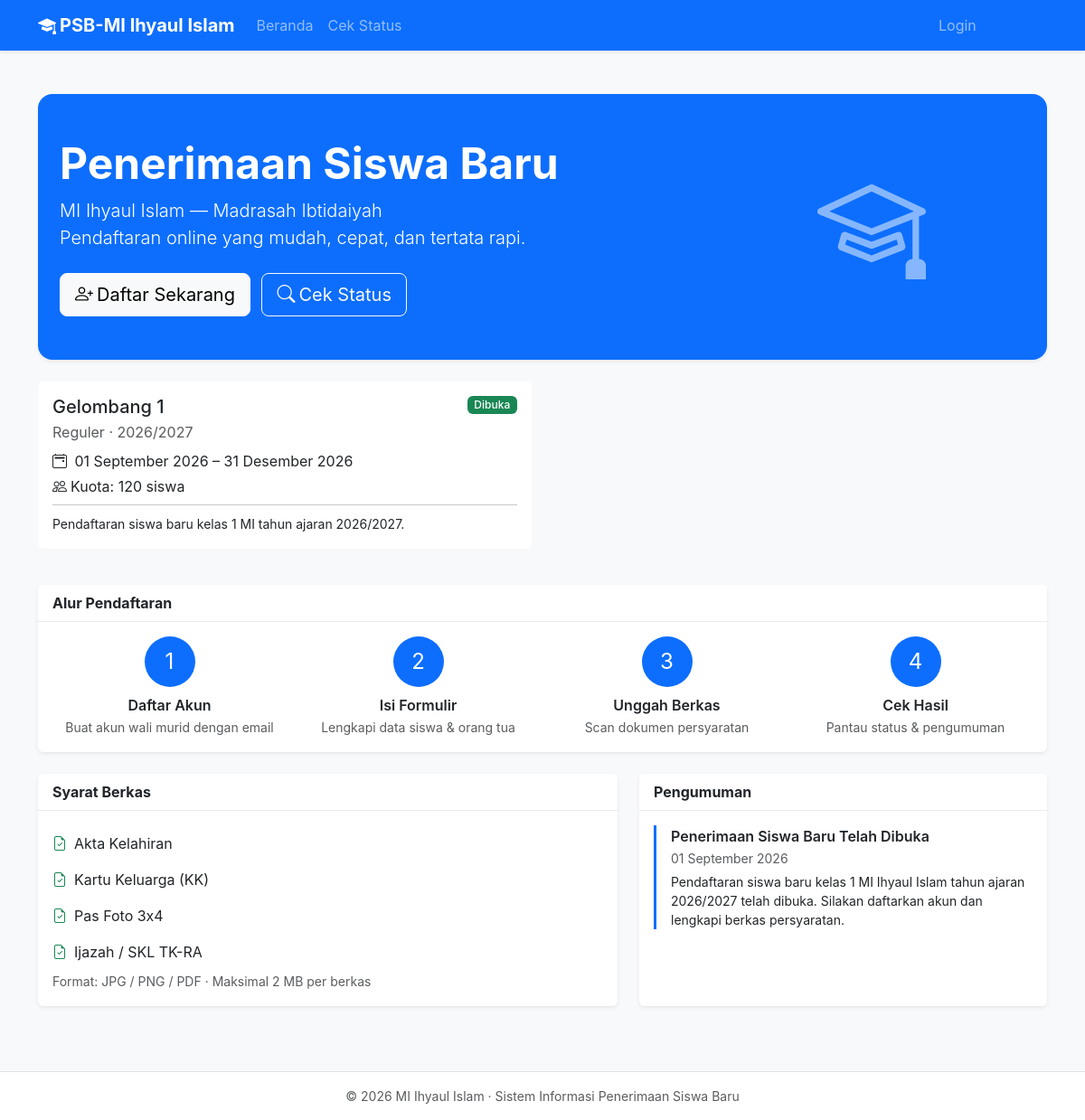
The page / on the database its author committed.
### tables this page shows
CREATE TABLE IF NOT EXISTS `gelombang` (
  `id` INT AUTO_INCREMENT PRIMARY KEY,
  `nama` VARCHAR(100) NOT NULL,
  `tahun_ajaran` VARCHAR(20) NOT NULL,
  `jenis` VARCHAR(50) NOT NULL,
  `tanggal_mulai` DATE NOT NULL,
  `tanggal_selesai` DATE NOT NULL,
  `kuota` INT NOT NULL DEFAULT 0,
  `status` ENUM('buka','tutup') NOT NULL DEFAULT 'tutup',
  `deskripsi` TEXT NULL,
  `created_at` DATETIME NOT NULL
);

CREATE TABLE IF NOT EXISTS `pengumuman` (
  `id` INT AUTO_INCREMENT PRIMARY KEY,
  `gelombang_id` INT NULL,
  `judul` VARCHAR(150) NOT NULL,
  `isi` TEXT NOT NULL,
  `tanggal` DATE NOT NULL,
  `status` ENUM('aktif','nonaktif') NOT NULL DEFAULT 'aktif',
  `created_at` DATETIME NOT NULL
);

### app/Core/View.php (called while the page is built, shortened)
<?php
class View
{
    public static function render($view, $data = array(), $layout = 'layouts/main')
    {
        $data['_view'] = $view;
        extract($data);
        require BASE_PATH . '/app/Views/' . $view . '.php';
        $content = ob_get_clean();
        require BASE_PATH . '/app/Views/' . $layout . '.php';
    }
}

### app/Core/Controller.php (called while the page is built, shortened)
<?php
class Controller
{
    protected function view($view, $data = array(), $layout = 'layouts/main')
    {
        View::render($view, $data, $layout);
    }
}

### app/Controllers/HomeController.php (called while the page is built, shortened)
<?php
class HomeController extends Controller
{
    public function index()
    {
        $gelombang = new Gelombang();
        $pengumuman = new Pengumuman();
        $data = array(
            'gelombang'   => $gelombang->aktif(),
            'pengumuman'  => $pengumuman->aktif(),
            'jenis_berkas' => jenis_berkas(),
        );
        $this->view('home/index', $data, 'layouts/public');
    }
}

### index.php (called while the page is built, shortened)
<?php
require BASE_PATH . '/app/Core/helpers.php';
spl_autoload_register(function ($class) {
    $paths = array('app/Core/', 'app/Controllers/', 'app/Models/');
    foreach ($paths as $p) {
        $file = BASE_PATH . '/' . $p . $class . '.php';
        if (file_exists($file)) {
            return;
        }
    }
});
$router = new Router();
$router->dispatch();

### config/database.php (called while the page is built)
<?php
return array(
    'host'     => '127.0.0.1',
    'port'     => '3306',
    'database' => 'psb_mi',
    'username' => 'root',
    'password' => '',
);

### app/Core/Database.php (called while the page is built)
<?php
class Database
{
    private static $instance = null;
    public static function connect()
    {
        if (self::$instance === null) {
            $cfg = require BASE_PATH . '/config/database.php';
            $dsn = 'mysql:host=' . $cfg['host'] . ';port=' . $cfg['port']
                 . ';dbname=' . $cfg['database'] . ';charset=utf8mb4';
            try {
                self::$instance = new PDO($dsn, $cfg['username'], $cfg['password'], array(
                    PDO::ATTR_ERRMODE            => PDO::ERRMODE_EXCEPTION,
                    PDO::ATTR_DEFAULT_FETCH_MODE => PDO::FETCH_ASSOC,
                    PDO::ATTR_EMULATE_PREPARES   => false,
                ));
            } catch (PDOException $ex) {
                http_response_code(500);
                echo '<div style="font-family:sans-serif;max-width:640px;margin:60px auto;padding:24px;border:1px solid #e5c07b;background:#fff8e1;border-radius:8px">';
                echo '<h2>Koneksi Database Gagal</h2>';
                echo '<p>' . htmlspecialchars($ex->getMessage()) . '</p>';
                echo '<p>Pastikan <b>MySQL sudah di-Start</b> di XAMPP Control Panel dan database sudah dibuat dengan menjalankan <code>database/install.php</code>.</p>';
                echo '</div>';
                exit;
            }
        }
        return self::$instance;
    }
}

### app/Core/helpers.php (called while the page is built, shortened)
<?php
function config($key = null, $default = null)
{
    static $cfg = null;
    if ($cfg === null) {
        $cfg = require BASE_PATH . '/config/config.php';
    }
    return isset($cfg[$key]) ? $cfg[$key] : $default;
}
function e($value)
{
    return htmlspecialchars($value, ENT_QUOTES, 'UTF-8');
}
function url($path = '')
{
    return BASE_URL . '/' . ltrim($path, '/');
}
function asset($path)
{
    return BASE_URL . '/public/assets/' . ltrim($path, '/');
}
function tanggal($date, $with_day = false)
{
    $bulan = array(
        1 => 'Januari', 'Februari', 'Maret', 'April', 'Mei', 'Juni',
        'Juli', 'Agustus', 'September', 'Oktober', 'November', 'Desember',
    );
    $t = strtotime($date);
    $out = date('d', $t) . ' ' . $bulan[(int) date('n', $t)] . ' ' . date('Y', $t);
    return $out;
}

### app/Core/Model.php (called while the page is built, shortened)
<?php
class Model
{
    protected $db;
    public function __construct()
    {
        $this->db = Database::connect();
    }
    public function fetchAll($sql, $params = array())
    {
        $stmt = $this->db->prepare($sql);
        $stmt->execute($params);
        return $stmt->fetchAll();
    }
}

### app/Models/Gelombang.php (called while the page is built, shortened)
<?php
class Gelombang extends Model
{
    public function aktif()
    {
        $today = date('Y-m-d');
        return $this->fetchAll(
            "SELECT * FROM gelombang
             WHERE status = 'buka' AND tanggal_mulai <= ? AND tanggal_selesai >= ?
             ORDER BY tanggal_selesai ASC",
            array($today, $today)
        );
    }
}

### app/Models/Pengumuman.php (called while the page is built, shortened)
<?php
class Pengumuman extends Model
{
    public function aktif()
    {
        return $this->fetchAll(
            "SELECT * FROM pengumuman WHERE status = 'aktif' ORDER BY tanggal DESC, id DESC"
        );
    }
}

### app/Core/Session.php (called while the page is built, shortened)
<?php
class Session
{
    public static function get($key, $default = null)
    {
        return isset($_SESSION[$key]) ? $_SESSION[$key] : $default;
    }
}

### app/Core/Auth.php (called while the page is built, shortened)
<?php
class Auth
{
    public static function user()
    {
        return Session::get('user');
    }
    public static function check()
    {
        return self::user() !== null;
    }
}

### app/Views/home/index.php (the view, shortened to what this page needs)
<div class="bg-primary text-white rounded-4 py-5 px-4 mb-4 shadow-sm">
    <div class="row align-items-center">
        <div class="col-lg-8">
            <h1 class="display-5 fw-bold">Penerimaan Siswa Baru</h1>
            <p class="lead mb-0">
                <?php echo e(config('sekolah')); ?> &mdash; <?php echo e(config('jenjang')); ?><br>
                Pendaftaran online yang mudah, cepat, dan tertata rapi.
            </p>
            <div class="mt-4">
                <a href="<?php echo url('register'); ?>" class="btn btn-light btn-lg me-2">
                    <i class="bi bi-person-plus me-1"></i>Daftar Sekarang
                </a>
                <a href="<?php echo url('cek-status'); ?>" class="btn btn-outline-light btn-lg">
                    <i class="bi bi-search me-1"></i>Cek Status
                </a>
            </div>
        </div>
        <div class="col-lg-4 text-center d-none d-lg-block">
            <i class="bi bi-mortarboard" style="font-size:120px;opacity:.5"></i>
        </div>
    </div>
</div>
<?php if (!empty($gelombang)): ?>
<div class="row mb-4">
    <?php foreach ($gelombang as $g): ?>
    <div class="col-md-6 mb-3">
        <div class="card border-primary h-100">
            <div class="card-body">
                <div class="d-flex justify-content-between align-items-start">
                    <h5 class="card-title mb-1"><?php echo e($g['nama']); ?></h5>
                    <span class="badge bg-success">Dibuka</span>
                </div>
                <p class="text-muted mb-2">
                    <?php echo e($g['jenis']); ?> &middot; <?php echo e($g['tahun_ajaran']); ?>
                </p>
                <p class="mb-1"><i class="bi bi-calendar2-event me-1"></i>
                    <?php echo tanggal($g['tanggal_mulai']); ?> &ndash; <?php echo tanggal($g['tanggal_selesai']); ?>
                </p>
                <?php if ($g['kuota'] > 0): ?>
                <p class="mb-0"><i class="bi bi-people me-1"></i>Kuota: <?php echo (int) $g['kuota']; ?> siswa</p>
                <?php endif; ?>
                <?php if ($g['deskripsi']): ?>
                <hr class="my-2"><small><?php echo e($g['deskripsi']); ?></small>
                <?php endif; ?>
            </div>
        </div>
    </div>
    <?php endforeach; ?>
</div>
<?php endif; ?>
<div class="card mb-4 shadow-sm">
    <div class="card-header bg-white fw-bold">Alur Pendaftaran</div>
    <div class="card-body">
        <div class="row text-center g-3">
            <div class="col-md-3 mb-3 mb-md-0">
                <div class="rounded-circle bg-primary text-white d-inline-flex align-items-center justify-content-center mx-auto mb-2" style="width:56px;height:56px">
                    <span class="fs-4">1</span>
                </div>
                <div class="fw-semibold">Daftar Akun</div>
                <small class="text-muted">Buat akun wali murid dengan email</small>
            </div>
            <div class="col-md-3 mb-3 mb-md-0">
                <div class="rounded-circle bg-primary text-white d-inline-flex align-items-center justify-content-center mx-auto mb-2" style="width:56px;height:56px">
                    <span class="fs-4">2</span>
                </div>
                <div class="fw-semibold">Isi Formulir</div>
                <small class="text-muted">Lengkapi data siswa &amp; orang tua</small>
            </div>
            <div class="col-md-3 mb-3 mb-md-0">
                <div class="rounded-circle bg-primary text-white d-inline-flex align-items-center justify-content-center mx-auto mb-2" style="width:56px;height:56px">
                    <span class="fs-4">3</span>
                </div>
                <div class="fw-semibold">Unggah Berkas</div>
                <small class="text-muted">Scan dokumen persyaratan</small>
            </div>
            <div class="col-md-3">
                <div class="rounded-circle bg-primary text-white d-inline-flex align-items-center justify-content-center mx-auto mb-2" style="width:56px;height:56px">
                    <span class="fs-4">4</span>
                </div>
                <div class="fw-semibold">Cek Hasil</div>
                <small class="text-muted">Pantau status &amp; pengumuman</small>
            </div>
        </div>
    </div>
</div>
<div class="row">
    <div class="col-lg-7 mb-4">
        <div class="card shadow-sm h-100">
            <div class="card-header bg-white fw-bold">Syarat Berkas</div>
            <div class="card-body">
                <ul class="list-group list-group-flush">
                    <?php foreach ($jenis_berkas as $label): ?>
                    <li class="list-group-item px-0 border-0">
                        <i class="bi bi-file-earmark-check text-success me-2"></i><?php echo e($label); ?>
                    </li>
                    <?php endforeach; ?>
                </ul>
                <small class="text-muted">Format: JPG / PNG / PDF &middot; Maksimal 2 MB per berkas</small>
            </div>
        </div>
    </div>
    <div class="col-lg-5 mb-4">
        <div class="card shadow-sm h-100">
            <div class="card-header bg-white fw-bold">Pengumuman</div>
            <div class="card-body">
                <?php if (!empty($pengumuman)): ?>
                    <?php foreach ($pengumuman as $p): ?>
                    <div class="border-start border-3 border-primary ps-3 mb-3">
                        <div class="fw-semibold"><?php echo e($p['judul']); ?></div>
                        <small class="text-muted"><?php echo tanggal($p['tanggal']); ?></small>
                        <p class="small mb-0 mt-1"><?php echo e($p['isi']); ?></p>
                    </div>
                    <?php endforeach; ?>
                <?php else: ?>
                    <p class="text-muted mb-0">Belum ada pengumuman.</p>
                <?php endif; ?>
            </div>
        </div>
    </div>
</div>

### app/Core/Router.php (shortened to what this page needs)
<?php
class Router
{
    protected $routes = array();
    public function add($method, $pattern, $action, $roles = array())
    {
        $this->routes[] = array(
            'method'  => $method,
            'pattern' => $pattern,
            'action'  => $action,
            'roles'   => $roles,
        );
    }
    public function dispatch()
    {
        $uri = parse_url($_SERVER['REQUEST_URI'], PHP_URL_PATH);
        $uri = str_replace('\\', '/', $uri);
        if (BASE_URL !== '' && strpos($uri, BASE_URL) === 0) {
            $uri = substr($uri, strlen(BASE_URL));
        }
        $uri = trim($uri, '/');
        foreach ($this->routes as $route) {
            $params = $this->match($route['pattern'], $uri);
            return $this->call($route['action'], $params);
        }
    }
    protected function match($pattern, $uri)
    {
        $pattern = trim($pattern, '/');
        $regex = preg_replace('#\{[a-zA-Z0-9_]+\}#', '([^/]+)', $pattern);
        $regex = '#^' . $regex . '$#u';
        if (preg_match($regex, $uri, $m)) {
            array_shift($m);
            return $m;
        }
        return false;
    }
    protected function call($action, $params)
    {
        $parts = explode('@', $action);
        $meth = isset($parts[1]) ? $parts[1] : 'index';
        $obj = new $controller();
        call_user_func_array(array($obj, $meth), $params);
    }
}

### app/Views/layouts/public.php (shortened to what this page needs)
?><!DOCTYPE html>
<html lang="id">
<head>
    <link href="https://cdn.jsdelivr.net/npm/bootstrap@5.3.3/dist/css/bootstrap.min.css" rel="stylesheet">
    <link href="https://cdn.jsdelivr.net/npm/bootstrap-icons@1.11.3/font/bootstrap-icons.min.css" rel="stylesheet">
    <link href="<?php echo asset('css/app.css'); ?>" rel="stylesheet">
</head>
<body class="bg-light">
<nav class="navbar navbar-expand-lg navbar-dark bg-primary shadow-sm sticky-top">
    <div class="container">
        <a class="navbar-brand fw-bold" href="<?php echo url('/'); ?>">
            <i class="bi bi-mortarboard-fill me-1"></i><?php echo e(config('app_name')); ?>
        </a>
        <div class="collapse navbar-collapse" id="navPub">
            <ul class="navbar-nav me-auto">
                <li class="nav-item"><a class="nav-link" href="<?php echo url('/'); ?>">Beranda</a></li>
                <li class="nav-item"><a class="nav-link" href="<?php echo url('cek-status'); ?>">Cek Status</a></li>
            </ul>
            <ul class="navbar-nav">
                <?php if (Auth::check()): ?>
                    <li class="nav-item">
                        <a class="nav-link" href="<?php echo url(Auth::isAdmin() ? 'admin' : (Auth::isKepsek() ? 'pimpinan' : 'dashboard')); ?>">
                            <i class="bi bi-speedometer2 me-1"></i>Dashboard
                        </a>
                    </li>
                    <li class="nav-item">
                        <a class="nav-link" href="<?php echo url('logout'); ?>">
                            <i class="bi bi-box-arrow-right me-1"></i>Keluar
                        </a>
                    </li>
                <?php else: ?>
                    <li class="nav-item"><a class="nav-link" href="<?php echo url('login'); ?>">Login</a></li>
                    <li class="nav-item"><a class="nav-link btn btn-sm btn-light text-primary ms-2" href="<?php echo url('register'); ?>">Daftar</a></li>
                <?php endif; ?>
            </ul>
        </div>
    </div>
</nav>
<main class="container py-5" style="min-height:60vh">
    <?php echo $content; ?>
</main>
<footer class="bg-white border-top py-3">
    <div class="container text-center small text-muted">
        &copy; <?php echo date('Y'); ?> <?php echo e(config('sekolah')); ?> &middot; Sistem Informasi Penerimaan Siswa Baru
    </div>
</footer>
</body>
</html>

### public/assets/css/app.css (style rules this page uses)
:root { --sidebar-width: 240px; }
body { font-family: "Inter", "Segoe UI", system-ui, -apple-system, sans-serif; }
.card { border: none; }
.card-header { border-bottom: 1px solid #e9ecef; }
.badge { font-weight: 500; }
.rounded-4 { border-radius: 1rem; }

### rows shown on the page
gelombang: nama "Gelombang 1", jenis "Reguler", tahun_ajaran "2026/2027", tanggal_mulai "01 September 2026", tanggal_selesai "31 Desember 2026", kuota "120", deskripsi "Pendaftaran siswa baru kelas 1 MI tahun ajaran 2026/2027."
pengumuman: judul "Penerimaan Siswa Baru Telah Dibuka", tanggal "01 September 2026", isi "Pendaftaran siswa baru kelas 1 MI Ihyaul Islam tahun ajaran 2026/2027 telah dibuka. Silakan daftarkan akun dan lengkapi berkas persyaratan."

### other values the page prints
$label "Akta Kelahiran"
$label "Kartu Keluarga (KK)"
$label "Pas Foto 3x4"
$label "Ijazah / SKL TK-RA"
